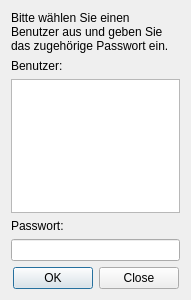
<?xml version="1.0" encoding="UTF-8"?>
<ui version="4.0">
 <class>LoginDialog</class>
 <widget class="QDialog" name="LoginDialog">
  <property name="geometry">
   <rect>
    <x>0</x>
    <y>0</y>
    <width>191</width>
    <height>300</height>
   </rect>
  </property>
  <property name="windowTitle">
   <string>AdminCenter - Anmeldung</string>
  </property>
  <layout class="QVBoxLayout" name="verticalLayout">
   <item>
    <widget class="QLabel" name="label_3">
     <property name="text">
      <string>Bitte wählen Sie einen Benutzer aus und geben Sie das zugehörige Passwort ein.</string>
     </property>
     <property name="wordWrap">
      <bool>true</bool>
     </property>
    </widget>
   </item>
   <item>
    <widget class="QLabel" name="label">
     <property name="text">
      <string>Benutzer:</string>
     </property>
    </widget>
   </item>
   <item>
    <widget class="QListWidget" name="userList"/>
   </item>
   <item>
    <widget class="QLabel" name="label_2">
     <property name="text">
      <string>Passwort:</string>
     </property>
    </widget>
   </item>
   <item>
    <widget class="QLineEdit" name="pwEdit">
     <property name="echoMode">
      <enum>QLineEdit::Password</enum>
     </property>
    </widget>
   </item>
   <item>
    <widget class="QDialogButtonBox" name="buttonBox">
     <property name="orientation">
      <enum>Qt::Horizontal</enum>
     </property>
     <property name="standardButtons">
      <set>QDialogButtonBox::Close|QDialogButtonBox::Ok</set>
     </property>
     <property name="centerButtons">
      <bool>true</bool>
     </property>
    </widget>
   </item>
  </layout>
 </widget>
 <resources/>
 <connections>
  <connection>
   <sender>buttonBox</sender>
   <signal>accepted()</signal>
   <receiver>LoginDialog</receiver>
   <slot>accept()</slot>
   <hints>
    <hint type="sourcelabel">
     <x>248</x>
     <y>254</y>
    </hint>
    <hint type="destinationlabel">
     <x>157</x>
     <y>274</y>
    </hint>
   </hints>
  </connection>
  <connection>
   <sender>buttonBox</sender>
   <signal>rejected()</signal>
   <receiver>LoginDialog</receiver>
   <slot>reject()</slot>
   <hints>
    <hint type="sourcelabel">
     <x>316</x>
     <y>260</y>
    </hint>
    <hint type="destinationlabel">
     <x>286</x>
     <y>274</y>
    </hint>
   </hints>
  </connection>
 </connections>
</ui>
